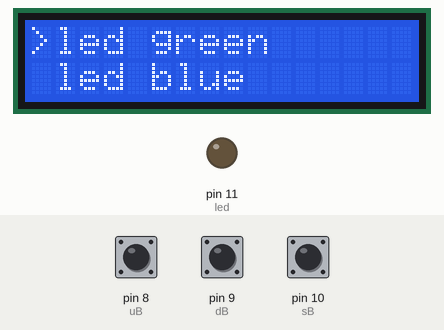
Simulated run of this sketch. Board: Arduino Uno, built with avr-gcc and run on an emulated ATmega328P. Parts: 16×2 character LCD, output pins drawn as LEDs (lit = HIGH). The test bench sets the inputs (shaded band); at power-on: pin 9 (dB) HIGH, pin 10 (sB) HIGH, pin 8 (uB) HIGH.

Above: at 1.2 s.
1.3 s: pin 9 (dB) pulsed LOW 2 times (0.12 s each, 0.3 s apart)
At 2.3 s:
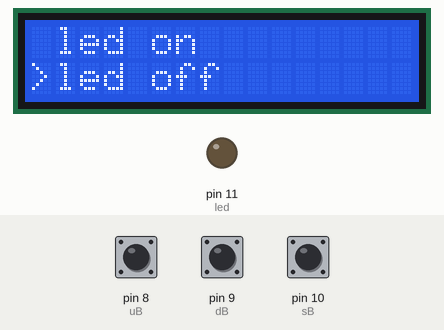
3.4 s: pin 10 (sB) pulled LOW for 0.15 s
At 4.6 s:
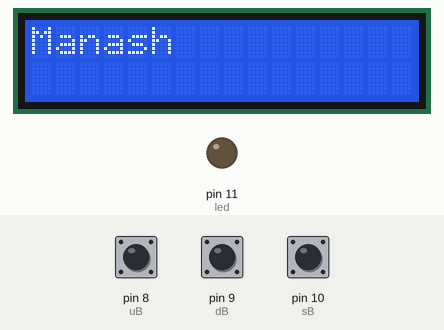
5.0 s: pin 8 (uB) pulled LOW for 3.2 s
At 7.3 s:
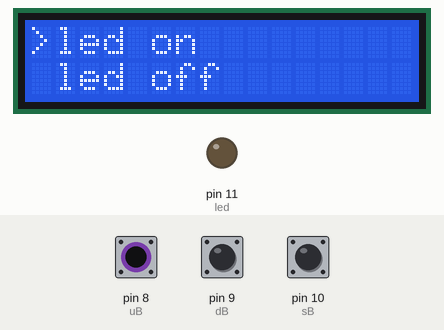
9.7 s: pin 10 (sB) pulled LOW for 1 s
At 10.8 s:
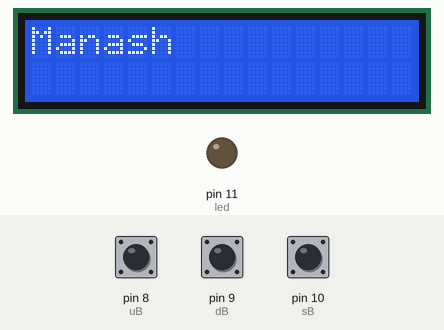
12.2 s: pin 9 (dB) pulled LOW for 1 s
At 13.3 s:
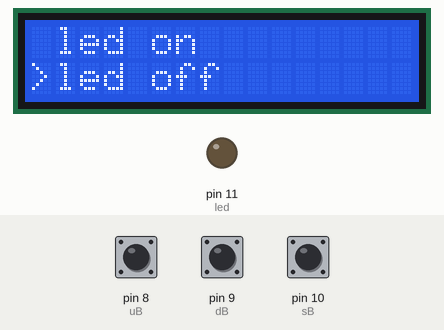
Timing chart, 0 to 15.2 s (numbered marks = the images above; inputs shaded):
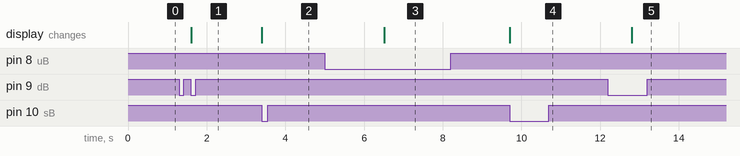

Measured:
- after the input at 1.3 s, the display: changes after 0.30 s (image 1)
- after the input at 3.4 s, the display: changes at once (image 2)
- after the input at 5.0 s, the display: changes after 1.5 s (image 3)
- after the input at 9.7 s, the display: changes at once (image 4)
- after the input at 12.2 s, the display: changes after 0.61 s (image 5)

The sketch:

menu_for_led_on.ino
```cpp
#include<LiquidCrystal.h>

LiquidCrystal lcd(7,6,5,4,3,2);
int uB = 8;
int dB = 9;
int sB = 10;
int menu = 1;
int led = 11;
int ledControl = 1;


void setup(){
    lcd.begin(16,2);
    pinMode(uB,INPUT_PULLUP);
    pinMode(dB,INPUT_PULLUP);
     pinMode(sB,INPUT_PULLUP);
    pinMode(led,OUTPUT);
      pageMenu();

    }
void loop(){

    if(!digitalRead(dB)){
        menu++;

        delay(100);
     while(!digitalRead(dB));

    }
    if(!digitalRead(uB)){
        menu--;

       delay(100);
     while(!digitalRead(uB));
}
    if(!digitalRead(sB)){
        action1();

        delay(100);
       while(!digitalRead(sB));


}

     if(!digitalRead(dB)){
        ledControl++;
        ledGreen();
        delay(100);
     while(!digitalRead(dB));

    }
    if(!digitalRead(uB)){
        ledControl--;
       ledGreen();
       delay(100);
     while(!digitalRead(uB));
}
    if(!digitalRead(sB)){
        delay(100);
       while(!digitalRead(sB));
 }


    }
void pageMenu(){
    switch(menu){
        case 0:
        menu = 1;
        break;
    case 1:
    lcd.clear();
    lcd.print(">led green");
    lcd.setCursor(0,1);
    lcd.print(" led blue");
    break;
    case 2:
    lcd.clear();
    lcd.print(" led green");
    lcd.setCursor(0,1);
    lcd.print(">led blue");
    break;
      case 3:
        menu = 2;
        break;
    }
}
void action1(){
    switch(menu){
        case 1:
         ledGreen();
        delay(2000);
        break;
        case 2 :
        ledBlue();
        delay(2000);
        break;

    }

}

void ledGreen(){
    switch(ledControl){
        case 0:
        ledControl = 1;
        break;
        case 1:
         lcd.clear();
        lcd.print(">led on");
         lcd.setCursor(0,1);
        lcd.print(" led off");
        break;
        case 2:
         lcd.clear();
        lcd.print(" led on");
         lcd.setCursor(0,1);
        lcd.print(">led off");
        break;
        case 3:
          ledControl = 2;
        break;
    }
}
void ledBlue(){
       lcd.clear();
    lcd.print("Manash");
    delay(1000);
}
```
